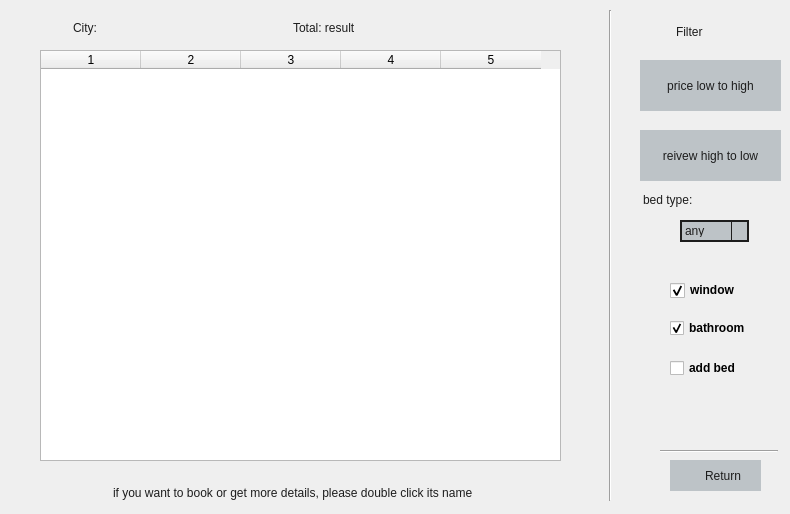
  <widget class="QWidget" name="search_result_tab">
   <property name="enabled">
    <bool>true</bool>
   </property>
   <attribute name="title">
    <string>       search result       </string>
   </attribute>
   <widget class="QTableWidget" name="result_table">
    <property name="geometry">
     <rect>
      <x>40</x>
      <y>50</y>
      <width>521</width>
      <height>411</height>
     </rect>
    </property>
    <property name="columnCount">
     <number>5</number>
    </property>
    <column/>
    <column/>
    <column/>
    <column/>
    <column/>
   </widget>
   <widget class="QPushButton" name="return_button">
    <property name="geometry">
     <rect>
      <x>670</x>
      <y>460</y>
      <width>91</width>
      <height>31</height>
     </rect>
    </property>
    <property name="styleSheet">
     <string notr="true">QPushButton
{
  color: #1d1d1d;
  background-color: #bdc3c7;
	border:none;
  padding: 3px;
  font-family:&quot;Microsoft YaHei UI&quot;;
	
text-align: right;
	padding-right: 20px;

  background-image: url(:/qss/icon/return.png);
  background-repeat:no-repeat;
	background-position: center left;
}
QPushButton:hover, QPushButton:pressed , QPushButton:checked
{
  background-color:  #95a5a6;
	
}

</string>
    </property>
    <property name="text">
     <string>Return</string>
    </property>
   </widget>
   <widget class="Line" name="line">
    <property name="geometry">
     <rect>
      <x>600</x>
      <y>10</y>
      <width>20</width>
      <height>491</height>
     </rect>
    </property>
    <property name="orientation">
     <enum>Qt::Vertical</enum>
    </property>
   </widget>
   <widget class="QLabel" name="filter_label">
    <property name="geometry">
     <rect>
      <x>643</x>
      <y>19</y>
      <width>91</width>
      <height>25</height>
     </rect>
    </property>
    <property name="font">
     <font>
      <family>Microsoft YaHei UI</family>
     </font>
    </property>
    <property name="styleSheet">
     <string notr="true">QLabel
{
  color: #1d1d1d;
  background-color: none;
  border: none;
  padding-left: 30px;
  font-family:&quot;Microsoft YaHei UI&quot;;
  text-align: left;
  background-image: url(:/qss/icon/filter.png);
  background-repeat:no-repeat;
  background-position: center left;
}</string>
    </property>
    <property name="text">
     <string>Filter</string>
    </property>
   </widget>
   <widget class="QPushButton" name="price_filter_button">
    <property name="geometry">
     <rect>
      <x>640</x>
      <y>60</y>
      <width>141</width>
      <height>51</height>
     </rect>
    </property>
    <property name="styleSheet">
     <string notr="true">QPushButton
{
  color: #1d1d1d;
  background-color: #bdc3c7;
	border:none;
  padding: 3px;
  font-family:&quot;Microsoft YaHei UI&quot;;
	text-align: center;
}
QPushButton:hover, QPushButton:pressed , QPushButton:checked
{
  background-color:  #95a5a6;
	text-align: right;
	padding-right: 20px;

}
QPushButton:hover
{
  background-image: url(:/qss/icon/price.png);
	background-repeat:no-repeat;
	background-position: center left;
}
QPushButton:pressed, QPushButton:checked
{
  background-image: url(:/qss/icon/price.png);
	background-repeat:no-repeat;
	background-position: center left;
}</string>
    </property>
    <property name="text">
     <string>price low to high</string>
    </property>
   </widget>
   <widget class="QPushButton" name="review_push_button">
    <property name="geometry">
     <rect>
      <x>640</x>
      <y>130</y>
      <width>141</width>
      <height>51</height>
     </rect>
    </property>
    <property name="styleSheet">
     <string notr="true">QPushButton
{
  color: #1d1d1d;
  background-color: #bdc3c7;
	border:none;
  padding: 3px;
  font-family:&quot;Microsoft YaHei UI&quot;;
	text-align: center;
}
QPushButton:hover, QPushButton:pressed , QPushButton:checked
{
  background-color:  #95a5a6;
	text-align: right;
	padding-right: 20px;

}
QPushButton:hover
{
  background-image: url(:/qss/icon/comment.png);
	background-repeat:no-repeat;
	background-position: center left;
}
QPushButton:pressed, QPushButton:checked
{
  background-image: url(:/qss/icon/comment.png);
	background-repeat:no-repeat;
	background-position: center left;
}</string>
    </property>
    <property name="text">
     <string>reivew high to low</string>
    </property>
   </widget>
   <widget class="QLabel" name="bed_type_result_label">
    <property name="geometry">
     <rect>
      <x>643</x>
      <y>190</y>
      <width>71</width>
      <height>20</height>
     </rect>
    </property>
    <property name="styleSheet">
     <string notr="true">QLabel
{
  color: #1d1d1d;
  background-color: none;
  border: none;
  font-family:&quot;Microsoft YaHei UI&quot;;
}</string>
    </property>
    <property name="text">
     <string>bed type:</string>
    </property>
   </widget>
   <widget class="QComboBox" name="bed_type_result_combobox">
    <property name="geometry">
     <rect>
      <x>680</x>
      <y>220</y>
      <width>69</width>
      <height>22</height>
     </rect>
    </property>
    <property name="styleSheet">
     <string notr="true">QComboBox
{
  color: #1d1d1d;
  background-color: #bdc3c7;
	border:2px solid #1d1d1d;
  padding: 3px;
  font-family:&quot;Microsoft YaHei UI&quot;;
	text-align: center;
}


  QComboBox::drop-down {
    subcontrol-origin: padding;
    subcontrol-position: top right;
    width: 15px;
 
    border-left-width: 1px;
    border-left-color: #1d1d1d;
    border-left-style: solid; 
    border-top-right-radius: 3px; 
    border-bottom-right-radius: 3px;
}

QComboBox::down-arrow {
    image: url(:/qss/icon/double_down.png);
}


</string>
    </property>
    <item>
     <property name="text">
      <string>any</string>
     </property>
    </item>
    <item>
     <property name="text">
      <string>single</string>
     </property>
    </item>
    <item>
     <property name="text">
      <string>double</string>
     </property>
    </item>
    <item>
     <property name="text">
      <string>king size</string>
     </property>
    </item>
    <item>
     <property name="text">
      <string>more</string>
     </property>
    </item>
   </widget>
   <widget class="QCheckBox" name="add_bed_result_checkBox">
    <property name="geometry">
     <rect>
      <x>670</x>
      <y>360</y>
      <width>101</width>
      <height>16</height>
     </rect>
    </property>
    <property name="font">
     <font>
      <family>Microsoft JhengHei UI</family>
      <weight>75</weight>
      <bold>true</bold>
     </font>
    </property>
    <property name="text">
     <string>add bed</string>
    </property>
   </widget>
   <widget class="QCheckBox" name="window_result_checkBox">
    <property name="geometry">
     <rect>
      <x>670</x>
      <y>280</y>
      <width>81</width>
      <height>20</height>
     </rect>
    </property>
    <property name="font">
     <font>
      <family>Microsoft JhengHei UI</family>
      <weight>75</weight>
      <bold>true</bold>
     </font>
    </property>
    <property name="styleSheet">
     <string notr="true">
QCheckBox{
    spacing: 5px;
}
 
QCheckBox::indicator{
    width: 15px;
    height: 15px;
}
 </string>
    </property>
    <property name="text">
     <string>window</string>
    </property>
    <property name="checked">
     <bool>true</bool>
    </property>
    <property name="tristate">
     <bool>false</bool>
    </property>
   </widget>
   <widget class="QCheckBox" name="bathroom_result_checkBox">
    <property name="geometry">
     <rect>
      <x>670</x>
      <y>320</y>
      <width>81</width>
      <height>16</height>
     </rect>
    </property>
    <property name="font">
     <font>
      <family>Microsoft JhengHei UI</family>
      <weight>75</weight>
      <bold>true</bold>
     </font>
    </property>
    <property name="text">
     <string>bathroom</string>
    </property>
    <property name="checked">
     <bool>true</bool>
    </property>
   </widget>
   <widget class="QLabel" name="city_label">
    <property name="geometry">
     <rect>
      <x>40</x>
      <y>15</y>
      <width>81</width>
      <height>25</height>
     </rect>
    </property>
    <property name="styleSheet">
     <string notr="true">QLabel
{
  color: #1d1d1d;
  background-color: none;
  border: none;
  padding-left: 30px;
  font-family:&quot;Microsoft YaHei UI&quot;;
  text-align: left;
  background-image: url(:/qss/icon/location.png);
  background-repeat:no-repeat;
  background-position: center left;
}</string>
    </property>
    <property name="text">
     <string>City:</string>
    </property>
   </widget>
   <widget class="QLabel" name="total_result_label">
    <property name="geometry">
     <rect>
      <x>260</x>
      <y>15</y>
      <width>271</width>
      <height>25</height>
     </rect>
    </property>
    <property name="styleSheet">
     <string notr="true">QLabel
{
  color: #1d1d1d;
  background-color: none;
  border: none;
  padding-left: 30px;
  font-family:&quot;Microsoft YaHei UI&quot;;
  text-align: left;
  background-image: url(:/qss/icon/sigama.png);
  background-repeat:no-repeat;
  background-position: center left;
}</string>
    </property>
    <property name="text">
     <string>Total: result</string>
    </property>
   </widget>
   <widget class="Line" name="line_2">
    <property name="geometry">
     <rect>
      <x>660</x>
      <y>450</y>
      <width>118</width>
      <height>3</height>
     </rect>
    </property>
    <property name="orientation">
     <enum>Qt::Horizontal</enum>
    </property>
   </widget>
   <widget class="QLabel" name="notice_detail_label">
    <property name="geometry">
     <rect>
      <x>80</x>
      <y>480</y>
      <width>451</width>
      <height>25</height>
     </rect>
    </property>
    <property name="styleSheet">
     <string notr="true">QLabel
{
  color: #1d1d1d;
  background-color: none;
  border: none;
  padding-left: 30px;
  font-family:&quot;Microsoft YaHei UI&quot;;
  text-align: left;
  background-image: url(:/qss/icon/notice.png);
  background-repeat:no-repeat;
  background-position: center left;
}</string>
    </property>
    <property name="text">
     <string>if you want to book or get more details, please double click its name</string>
    </property>
   </widget>
  </widget>
